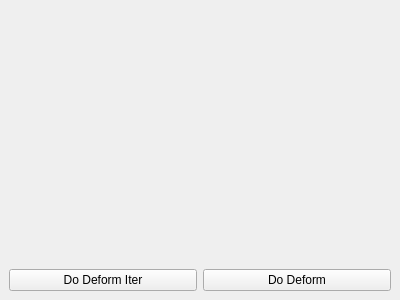
<?xml version="1.0" encoding="UTF-8"?>
<ui version="4.0">
 <class>Arap</class>
 <widget class="QDockWidget" name="Arap">
  <property name="geometry">
   <rect>
    <x>0</x>
    <y>0</y>
    <width>400</width>
    <height>300</height>
   </rect>
  </property>
  <property name="windowTitle">
   <string>ARAP</string>
  </property>
  <widget class="QWidget" name="m_DockWidgetContents">
   <layout class="QGridLayout" name="gridLayout">
    <item row="0" column="0">
     <layout class="QVBoxLayout" name="verticalLayout" stretch="1,0">
      <item>
       <widget class="QVTKWidget" name="m_QvtkWidget"/>
      </item>
      <item>
       <layout class="QHBoxLayout" name="horizontalLayout">
        <item>
         <widget class="QPushButton" name="m_PushButtonDoDeformIter">
          <property name="text">
           <string>Do Deform Iter</string>
          </property>
         </widget>
        </item>
        <item>
         <widget class="QPushButton" name="m_PushButtonDoDeform">
          <property name="text">
           <string>Do Deform</string>
          </property>
         </widget>
        </item>
       </layout>
      </item>
     </layout>
    </item>
   </layout>
  </widget>
 </widget>
 <customwidgets>
  <customwidget>
   <class>QVTKWidget</class>
   <extends>QWidget</extends>
   <header>QVTKWidget.h</header>
  </customwidget>
 </customwidgets>
 <resources/>
 <connections/>
</ui>
